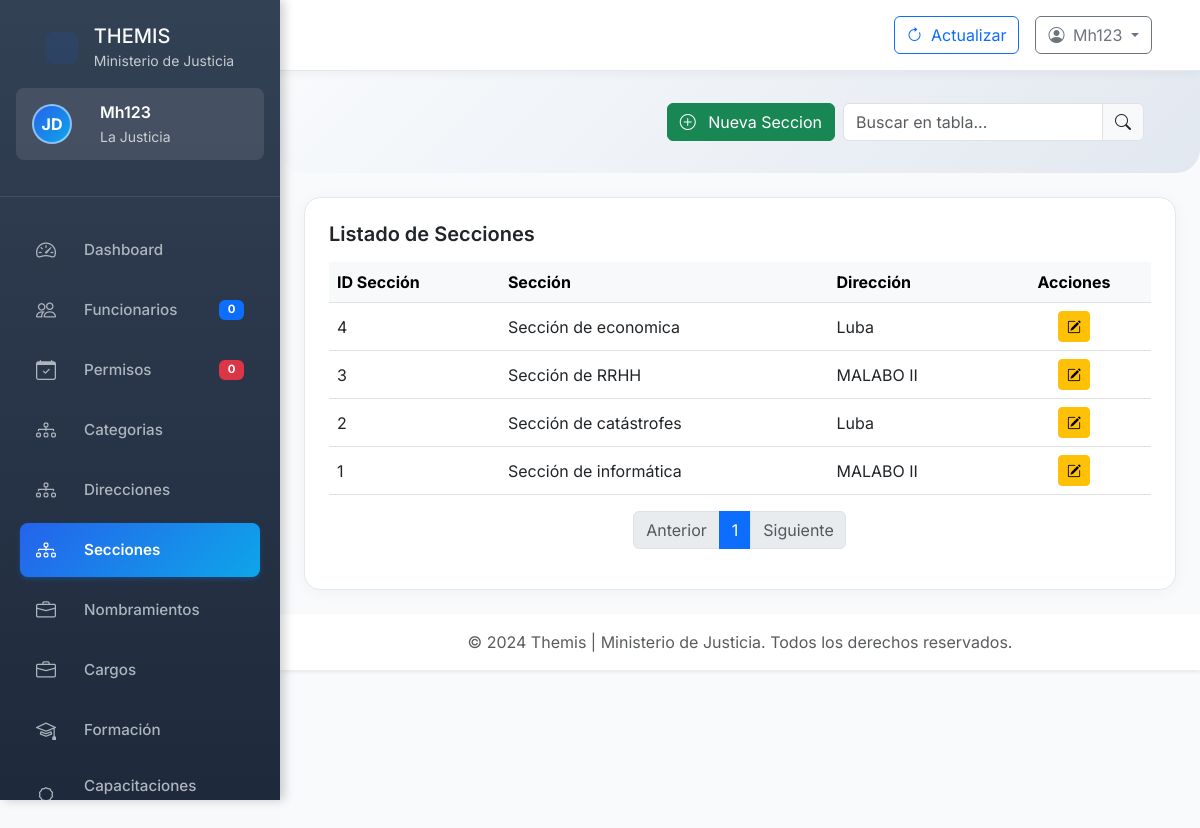
The app's page /administrador/secciones.php (signed in) with its own data.
### tables this page shows
CREATE TABLE secciones (
    Id_seccion INT AUTO_INCREMENT PRIMARY KEY,
    Id_direccion INT,
    nombre VARCHAR(100),
    FOREIGN KEY (Id_direccion) REFERENCES direcciones(Id_direccion)
);

CREATE TABLE direcciones (
    Id_direccion INT AUTO_INCREMENT PRIMARY KEY,
    nombre VARCHAR(100) NOT NULL,
    ubicacion VARCHAR(150),
    distrito VARCHAR(100),
    provincia VARCHAR(100),
    region VARCHAR(100)
);

### administrador/secciones.php (the view, shortened to what this page needs)
<?php
include_once '../includes/header.php';
?>
<?php
include_once '../includes/silebar_admin.php';
?>
<body>
    <div class="container-fluid p-0">
        <div class="row g-0">
            <div class="main-content" id="mainContent">
                <div class="header-section">
                    <div class="row align-items-center">
                        <div class="col-md-12 text-md-end mt-3 mt-md-0">
                            <div
                                class="d-flex justify-content-md-end align-items-center gap-2 flex-wrap justify-content-center">
                                <button type="button" class="btn btn-success" data-bs-toggle="modal" data-bs-target="#addSeccionModal">
                                    <i class="bi bi-plus-circle me-2"></i> Nueva Seccion
                                </button>
                                <div class="input-group" style="width: auto;">
                                    <input type="text" class="form-control" id="liveSearchInput"
                                        placeholder="Buscar en tabla...">
                                    <span class="input-group-text"><i class="bi bi-search"></i></span>
                                </div>
                            </div>
                        </div>
                    </div>
                </div>
                <div class="container-fluid px-4">
                    <div class="table-custom mb-4 p-4">
                        <div class="d-flex justify-content-between align-items-center mb-3">
                            <h5 class="mb-0 fw-semibold">Listado de Secciones</h5>
                        </div>
                        <div class="table-responsive">
                            <?php
                            try {
                                $pdo = new PDO($dsn, $user, $pass, $options);
                            } catch (PDOException $e) {
                                die("Error de conexión: " . $e->getMessage());
                            }
                            $sql = "SELECT s.Id_seccion, s.Id_direccion, s.nombre AS nombre_seccion, d.nombre AS nombre_direccion
            FROM secciones s
            JOIN direcciones d ON s.Id_direccion = d.Id_direccion
            ORDER BY s.Id_seccion DESC";
                            $stmt = $pdo->prepare($sql);
                            $stmt->execute();
                            $secciones = $stmt->fetchAll(PDO::FETCH_ASSOC);
                            ?>
                            <table class="table table-hover align-middle mb-0" id="funcionariosTable">
                                <thead class="table-light">
                                    <tr>
                                        <th>ID Sección</th>
                                        <th>Sección</th>
                                        <th>Dirección</th>
                                        <th class="text-center">Acciones</th>
                                    </tr>
                                </thead>
                                <tbody id="funcionariosTableBody">
                                    <?php if ($secciones): ?>
                                        <?php foreach ($secciones as $seccion): ?>
                                            <tr>
                                                <td><?= htmlspecialchars($seccion['Id_seccion']) ?></td>
                                                <td><?= htmlspecialchars($seccion['nombre_seccion']) ?></td>
                                                <td><?= htmlspecialchars($seccion['nombre_direccion']) ?></td>
                                                <td class="text-center">
                                                    <div class="d-flex justify-content-center gap-2">
                                                        <button
                                                            class="btn btn-sm btn-warning btn-editar-seccion"
                                                            data-bs-toggle="modal"
                                                            data-bs-target="#editSeccionModal"
                                                            data-id="<?= $seccion['Id_seccion'] ?>"
                                                            data-id_direccion="<?= $seccion['Id_direccion'] ?>"
                                                            data-nombre="<?= htmlspecialchars($seccion['nombre_seccion']) ?>"
                                                            title="Editar sección">
                                                            <i class="bi bi-pencil-square"></i>
                                                        </button>
                                                    </div>
                                                </td>
                                            </tr>
                                        <?php endforeach; ?>
                                    <?php else: ?>
                                        <tr>
                                            <td colspan="4" class="text-center text-muted">No hay secciones registradas</td>
                                        </tr>
                                    <?php endif; ?>
                                </tbody>
                            </table>
                        </div>
                        <nav aria-label="Page navigation example" class="mt-3">
                            <ul class="pagination justify-content-center" id="paginationControls">
                            </ul>
                        </nav>
                    </div>
                </div>
                <footer class="footer bg-white shadow-sm py-3 mt-auto">
                    <div class="container-fluid text-center">
                        <span class="text-muted">© 2024 Themis | Ministerio de Justicia. Todos los derechos
                            reservados.</span>
                    </div>
                </footer>
            </div>
        </div>
    </div>
    <?php
    include_once '../includes/footer.php';
    ?>

### includes/header.php (style rules this page uses)
:root { --primary-color: #2563eb; --secondary-color: #475569; --accent-color: #0ea5e9; --success-color: #059669; --warning-color: #d97706; --danger-color: #dc2626; --dark-color: #1e293b; --light-color: #f8fafc; --border-color: #e2e8f0; --sidebar-bg: #334155; --sidebar-hover: #475569; --sidebar-width-desktop: 280px; --sidebar-width-tablet: 240px; --sidebar-width-mobile: 100%; }
body { background-color: #f1f5f9; font-family: 'Inter', 'Segoe UI', Tahoma, Geneva, Verdana, sans-serif; margin: 0; padding: 0; overflow-x: hidden; }
.main-content { margin-left: var(--sidebar-width-desktop); background-color: #f8fafc; min-height: 100vh; transition: all 0.3s ease; width: calc(100% - var(--sidebar-width-desktop)); }
.header-section { background: linear-gradient(135deg, #f8fafc 0%, #e2e8f0 100%); color: var(--dark-color); padding: 32px; margin-bottom: 24px; border-radius: 0 0 24px 24px; }
.table-custom { background: white; border-radius: 16px; overflow: hidden; box-shadow: 0 2px 16px rgba(0, 0, 0, 0.04); border: 1px solid var(--border-color); overflow-x: auto; }
.table-custom thead { background: linear-gradient(135deg, #f8fafc 0%, #e2e8f0 100%); color: var(--dark-color); }
.container-fluid { padding-left: 0; padding-right: 0; }
@media (min-width: 1200px) { .main-content { margin-left: var(--sidebar-width-desktop); width: calc(100% - var(--sidebar-width-desktop)); } }
.main-content * { max-width: 100%; box-sizing: border-box; }
* { transition: margin 0.3s ease, width 0.3s ease, padding 0.3s ease; }
body { font-family: 'Inter', sans-serif; background-color: #f8f9fa; }

### records on screen
secciones: Id_seccion "4", nombre "Sección de economica", Id_direccion.nombre "Luba"
secciones: Id_seccion "3", nombre "Sección de RRHH", Id_direccion.nombre "MALABO II"
secciones: Id_seccion "2", nombre "Sección de catástrofes", Id_direccion.nombre "Luba"
secciones: Id_seccion "1", nombre "Sección de informática", Id_direccion.nombre "MALABO II"

### other values on screen
$nombre_usuario "Mh123"
$dashboardData['totalFuncionarios'] "0"
$dashboardData['permisosPendientes'] "0"
